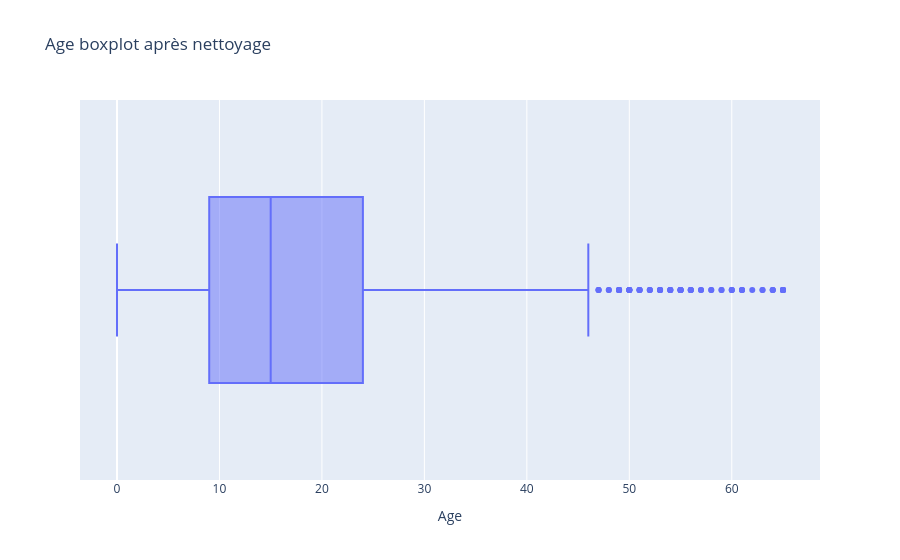

Source (notebook cell):
### Code cell
df.loc[(df['Age'] < 0) | (df['Age'] > 70), 'Age'] = np.nan
fig = px.box(
    df,
    x='Age',
    title='Age boxplot après nettoyage'
)
fig.show()

### Figure 1 — Plotly figure (JSON) as saved in the notebook; plotly's stock layout.template omitted (floating-point values rounded to 4 significant figures; data arrays with more than 128 entries replaced by an {"elided": "..."} marker saying what was removed)
{"data": [{"alignmentgroup": "True", "hovertemplate": "Age=%{x}<extra></extra>", "legendgroup": "", "marker": {"color": "#636efa"}, "name": "", "notched": false, "offsetgroup": "", "orientation": "h", "showlegend": false, "type": "box", "x": {"elided": "3035 float values"}, "x0": " ", "xaxis": "x", "y0": " ", "yaxis": "y"}], "layout": {"boxmode": "group", "legend": {"tracegroupgap": 0}, "title": {"text": "Age boxplot après nettoyage"}, "xaxis": {"anchor": "y", "domain": [0, 1], "title": {"text": "Age"}}, "yaxis": {"anchor": "x", "domain": [0, 1]}}}
